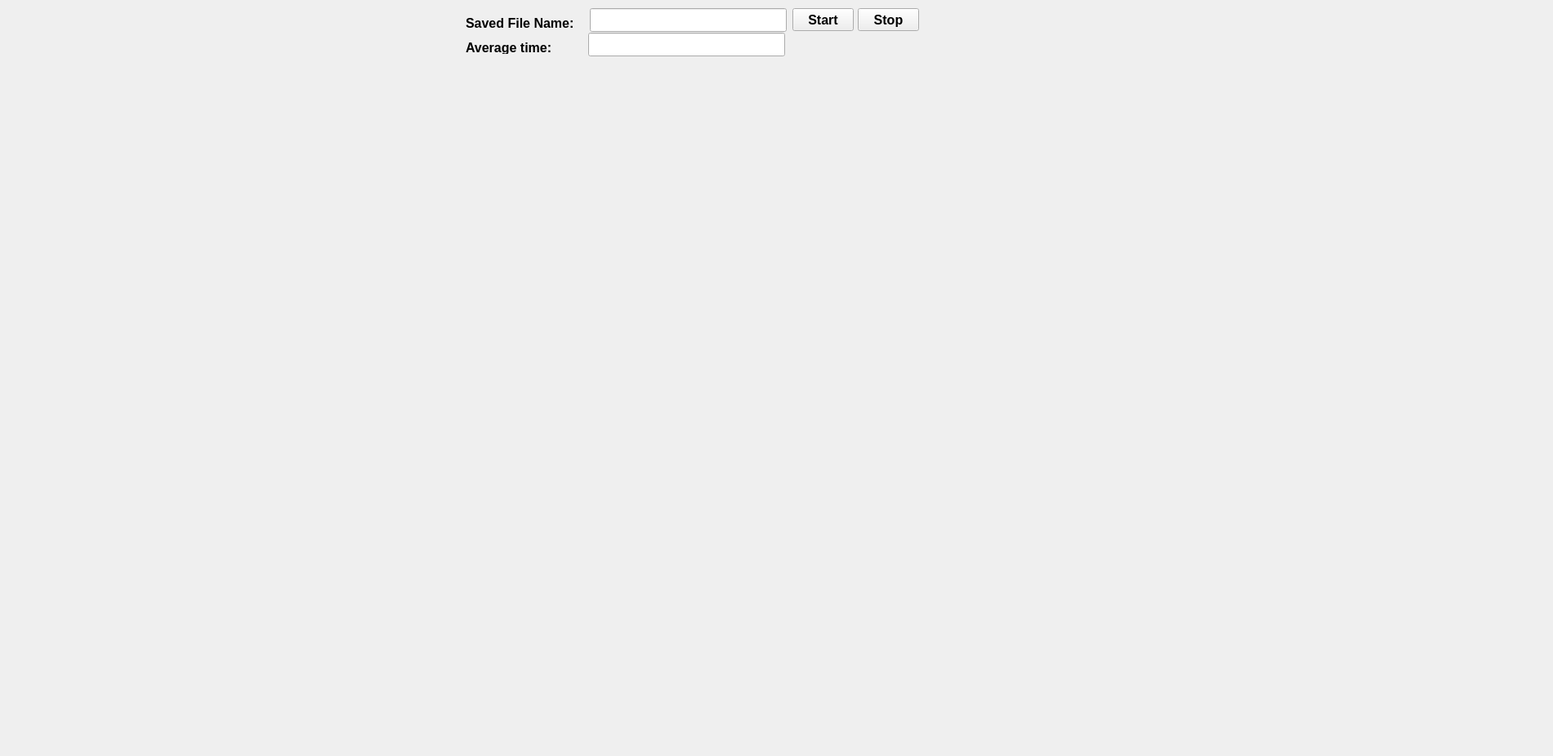
<?xml version="1.0" encoding="UTF-8"?>
<ui version="4.0">
 <class>STMBoxcarExperiment</class>
 <widget class="QMainWindow" name="STMBoxcarExperiment">
  <property name="geometry">
   <rect>
    <x>0</x>
    <y>0</y>
    <width>1901</width>
    <height>926</height>
   </rect>
  </property>
  <property name="font">
   <font>
    <pointsize>12</pointsize>
    <bold>true</bold>
   </font>
  </property>
  <property name="windowTitle">
   <string>TR-STM Single Point</string>
  </property>
  <widget class="QWidget" name="centralwidget">
   <widget class="QWidget" name="StageWidget" native="true">
    <property name="geometry">
     <rect>
      <x>9</x>
      <y>9</y>
      <width>553</width>
      <height>392</height>
     </rect>
    </property>
    <property name="font">
     <font>
      <pointsize>12</pointsize>
      <bold>false</bold>
     </font>
    </property>
   </widget>
   <widget class="QWidget" name="MessageWidget" native="true">
    <property name="geometry">
     <rect>
      <x>572</x>
      <y>70</y>
      <width>551</width>
      <height>331</height>
     </rect>
    </property>
    <property name="font">
     <font>
      <pointsize>12</pointsize>
      <bold>false</bold>
     </font>
    </property>
   </widget>
   <widget class="QWidget" name="DelayCurveWidget" native="true">
    <property name="geometry">
     <rect>
      <x>10</x>
      <y>410</y>
      <width>931</width>
      <height>511</height>
     </rect>
    </property>
    <property name="font">
     <font>
      <pointsize>12</pointsize>
      <bold>false</bold>
     </font>
    </property>
   </widget>
   <widget class="QLineEdit" name="lineEdit">
    <property name="geometry">
     <rect>
      <x>722</x>
      <y>10</y>
      <width>241</width>
      <height>29</height>
     </rect>
    </property>
    <property name="sizePolicy">
     <sizepolicy hsizetype="Expanding" vsizetype="Minimum">
      <horstretch>0</horstretch>
      <verstretch>0</verstretch>
     </sizepolicy>
    </property>
    <property name="font">
     <font>
      <family>Consolas</family>
      <pointsize>12</pointsize>
      <bold>false</bold>
     </font>
    </property>
   </widget>
   <widget class="QLabel" name="label">
    <property name="geometry">
     <rect>
      <x>570</x>
      <y>20</y>
      <width>151</width>
      <height>16</height>
     </rect>
    </property>
    <property name="font">
     <font>
      <pointsize>12</pointsize>
      <bold>true</bold>
     </font>
    </property>
    <property name="text">
     <string>Saved File Name:</string>
    </property>
   </widget>
   <widget class="QPushButton" name="pushButton_1">
    <property name="geometry">
     <rect>
      <x>970</x>
      <y>10</y>
      <width>75</width>
      <height>28</height>
     </rect>
    </property>
    <property name="font">
     <font>
      <pointsize>12</pointsize>
      <bold>true</bold>
     </font>
    </property>
    <property name="text">
     <string>Start</string>
    </property>
   </widget>
   <widget class="QPushButton" name="pushButton_2">
    <property name="geometry">
     <rect>
      <x>1050</x>
      <y>10</y>
      <width>75</width>
      <height>28</height>
     </rect>
    </property>
    <property name="font">
     <font>
      <pointsize>12</pointsize>
      <bold>true</bold>
     </font>
    </property>
    <property name="text">
     <string>Stop</string>
    </property>
   </widget>
   <widget class="QWidget" name="TOPASWidget" native="true">
    <property name="geometry">
     <rect>
      <x>1130</x>
      <y>10</y>
      <width>751</width>
      <height>391</height>
     </rect>
    </property>
   </widget>
   <widget class="QWidget" name="WaveCurveWidget" native="true">
    <property name="geometry">
     <rect>
      <x>950</x>
      <y>410</y>
      <width>931</width>
      <height>511</height>
     </rect>
    </property>
    <property name="font">
     <font>
      <pointsize>12</pointsize>
      <bold>false</bold>
     </font>
    </property>
   </widget>
   <widget class="QLabel" name="label_2">
    <property name="geometry">
     <rect>
      <x>570</x>
      <y>50</y>
      <width>151</width>
      <height>16</height>
     </rect>
    </property>
    <property name="font">
     <font>
      <pointsize>12</pointsize>
      <bold>true</bold>
     </font>
    </property>
    <property name="text">
     <string>Average time:</string>
    </property>
   </widget>
   <widget class="QLineEdit" name="lineEdit_2">
    <property name="geometry">
     <rect>
      <x>720</x>
      <y>40</y>
      <width>241</width>
      <height>29</height>
     </rect>
    </property>
    <property name="sizePolicy">
     <sizepolicy hsizetype="Expanding" vsizetype="Minimum">
      <horstretch>0</horstretch>
      <verstretch>0</verstretch>
     </sizepolicy>
    </property>
    <property name="font">
     <font>
      <family>Consolas</family>
      <pointsize>12</pointsize>
      <bold>false</bold>
     </font>
    </property>
   </widget>
  </widget>
 </widget>
 <resources/>
 <connections/>
</ui>
